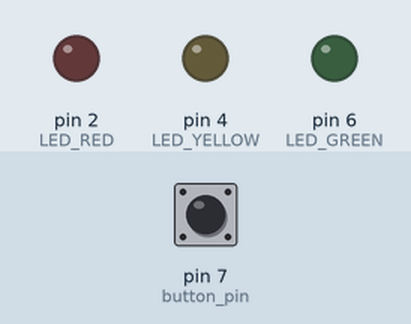
Recording of a sketch running on a simulated Arduino Uno, built with avr-gcc and run on an emulated ATmega328P. Parts: output pins drawn as LEDs (lit = HIGH). Dashed ring = blinking. The test bench sets the inputs (shaded band); at power-on: pin 7 (button_pin) HIGH.

Above: at 1.2 s.
1.3 s: pin 7 (button_pin) pulled LOW for 0.15 s
At 1.4 s:
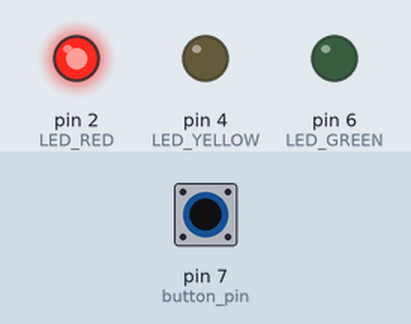
At 1.8 s:
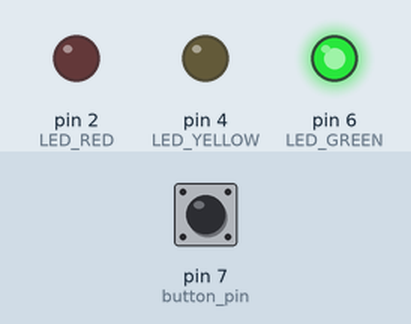
3.4 s: pin 7 (button_pin) pulled LOW for 3.2 s
At 3.7 s:
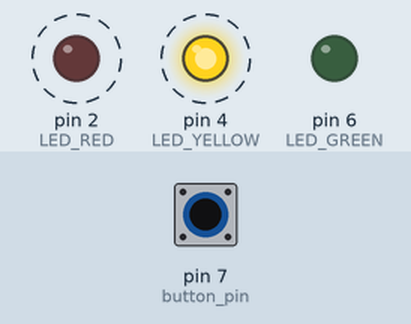
Timing chart, 0 to 8.5 s (numbered marks = the images above; inputs shaded):
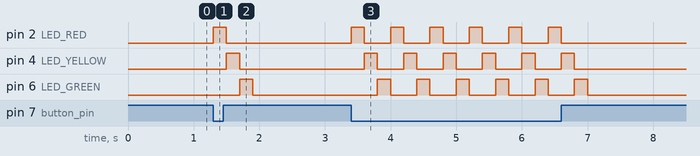

The sketch:

LED_CHASER.ino
```cpp
int LED_RED= 2;
int LED_YELLOW= 4;
int LED_GREEN= 6;
int button_pin= 7;
int button_state;

void setup() {
  pinMode(LED_RED, OUTPUT);
  pinMode(LED_YELLOW, OUTPUT);
  pinMode(LED_GREEN, OUTPUT);
  pinMode(button_pin, INPUT);
  Serial.begin(9600);

}

void loop() {
  button_state=digitalRead(button_pin);
  if(button_state==0){
      digitalWrite(LED_RED, HIGH);
      delay(200);
      digitalWrite(LED_RED, LOW);

      digitalWrite(LED_YELLOW, HIGH);
      delay(200);
      digitalWrite(LED_YELLOW, LOW);

      digitalWrite(LED_GREEN, HIGH);
      delay(200);
      digitalWrite(LED_GREEN, LOW);
    }


}
```

Measured:
- after the input at 1.3 s, pin 2 (LED_RED): LOW → HIGH at once, → LOW 0.20 s later; pin 4 (LED_YELLOW): LOW → HIGH after 0.20 s, → LOW 0.20 s later; pin 6 (LED_GREEN): LOW → HIGH after 0.40 s, → LOW 0.20 s later
- after the input at 3.4 s, pin 2 (LED_RED): alternates HIGH for 0.20 s and LOW for 0.40 s, 12 changes in all, then stays LOW, starting at once; pin 4 (LED_YELLOW): alternates HIGH for 0.20 s and LOW for 0.40 s, 12 changes in all, then stays LOW, starting after 0.20 s
